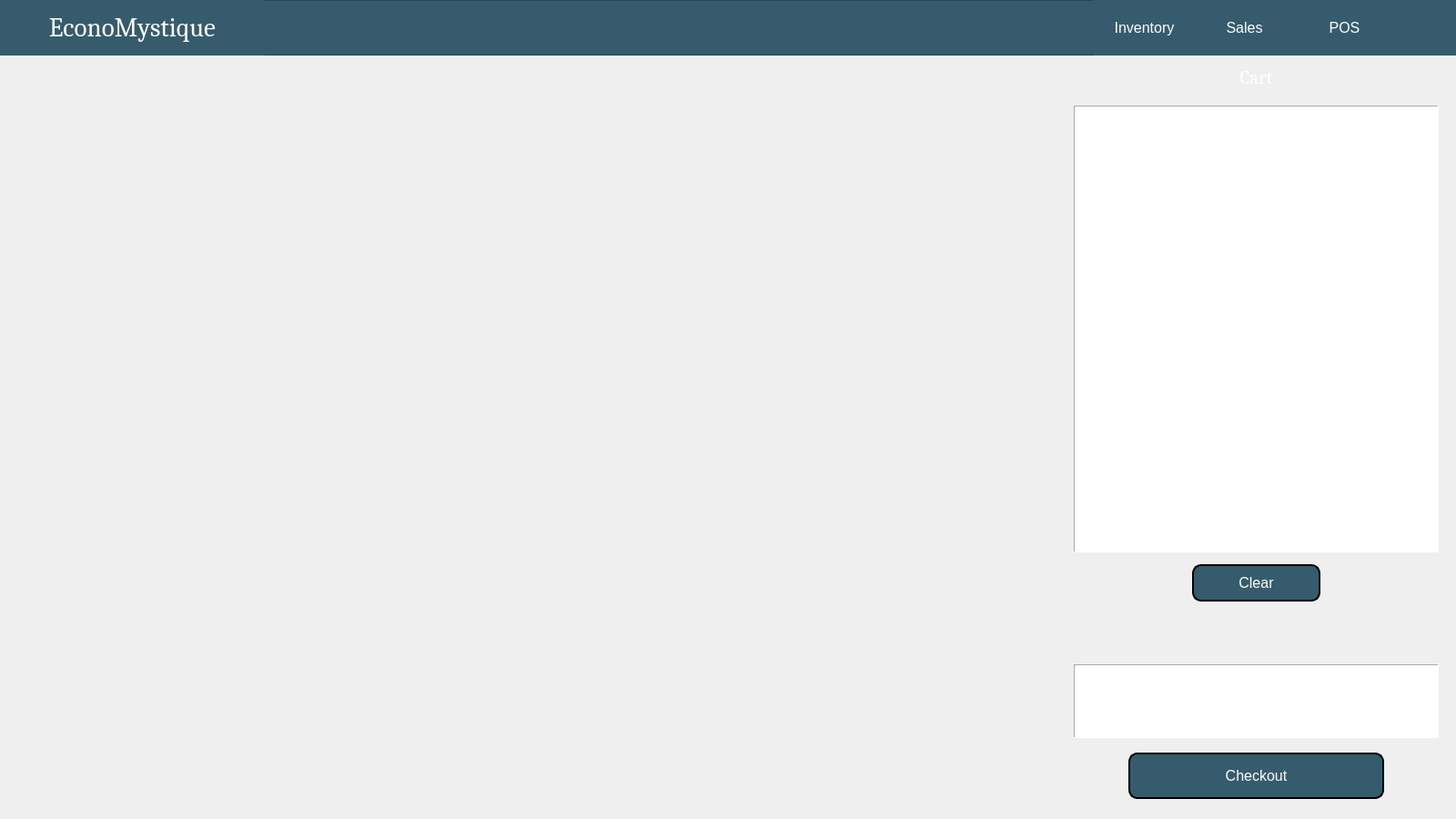
<?xml version="1.0" encoding="UTF-8"?>
<ui version="4.0">
 <class>pos</class>
 <widget class="QWidget" name="pos">
  <property name="geometry">
   <rect>
    <x>0</x>
    <y>0</y>
    <width>1600</width>
    <height>900</height>
   </rect>
  </property>
  <property name="windowTitle">
   <string>EconoMystique</string>
  </property>
  <property name="windowIcon">
   <iconset>
    <normaloff>img/econoLogo2.png</normaloff>img/econoLogo2.png</iconset>
  </property>
  <property name="styleSheet">
   <string notr="true">color: black;</string>
  </property>
  <widget class="QWidget" name="gridLayoutWidget">
   <property name="geometry">
    <rect>
     <x>20</x>
     <y>70</y>
     <width>1111</width>
     <height>811</height>
    </rect>
   </property>
   <layout class="QGridLayout" name="gridProducts">
    <property name="spacing">
     <number>15</number>
    </property>
   </layout>
  </widget>
  <widget class="QPushButton" name="btnClear">
   <property name="geometry">
    <rect>
     <x>1310</x>
     <y>620</y>
     <width>141</width>
     <height>41</height>
    </rect>
   </property>
   <property name="font">
    <font>
     <pointsize>12</pointsize>
    </font>
   </property>
   <property name="styleSheet">
    <string notr="true">QPushButton{
	background: #365b6d;
	color: white;
	border-style: outset;
	border-width: 2px;
	border-radius:10px;
	border-color: black;
}
QPushButton:hover {
    background-color: #53786d;
	border: 2px solid black;
}
QPushButton:pressed {
    border-style: inset;
    background-color: #365b6d;
}</string>
   </property>
   <property name="text">
    <string>Clear</string>
   </property>
  </widget>
  <widget class="QLabel" name="lblTotal">
   <property name="geometry">
    <rect>
     <x>1180</x>
     <y>730</y>
     <width>401</width>
     <height>81</height>
    </rect>
   </property>
   <property name="font">
    <font>
     <pointsize>11</pointsize>
    </font>
   </property>
   <property name="styleSheet">
    <string notr="true">background-color: white;</string>
   </property>
   <property name="frameShape">
    <enum>QFrame::Panel</enum>
   </property>
   <property name="frameShadow">
    <enum>QFrame::Sunken</enum>
   </property>
   <property name="text">
    <string/>
   </property>
  </widget>
  <widget class="QPushButton" name="btnCheckout">
   <property name="geometry">
    <rect>
     <x>1240</x>
     <y>827</y>
     <width>281</width>
     <height>51</height>
    </rect>
   </property>
   <property name="font">
    <font>
     <pointsize>12</pointsize>
    </font>
   </property>
   <property name="styleSheet">
    <string notr="true">QPushButton{
	background: #365b6d;
	color: white;
	border-style: outset;
	border-width: 2px;
	border-radius:10px;
	border-color: black;
}
QPushButton:hover {
    background-color: #53786d;
	border: 2px solid black;
}
QPushButton:pressed {
    border-style: inset;
    background-color: #365b6d;
}</string>
   </property>
   <property name="text">
    <string>Checkout</string>
   </property>
  </widget>
  <widget class="QLabel" name="label">
   <property name="geometry">
    <rect>
     <x>1180</x>
     <y>70</y>
     <width>401</width>
     <height>31</height>
    </rect>
   </property>
   <property name="font">
    <font>
     <family>Cambria</family>
     <pointsize>16</pointsize>
     <weight>50</weight>
     <bold>false</bold>
    </font>
   </property>
   <property name="styleSheet">
    <string notr="true">color: white;</string>
   </property>
   <property name="text">
    <string>Cart</string>
   </property>
   <property name="alignment">
    <set>Qt::AlignCenter</set>
   </property>
  </widget>
  <widget class="QListView" name="cartList">
   <property name="geometry">
    <rect>
     <x>1180</x>
     <y>116</y>
     <width>401</width>
     <height>491</height>
    </rect>
   </property>
   <property name="font">
    <font>
     <pointsize>11</pointsize>
    </font>
   </property>
   <property name="styleSheet">
    <string notr="true">background: #ffffff</string>
   </property>
   <property name="frameShape">
    <enum>QFrame::Panel</enum>
   </property>
  </widget>
  <widget class="QFrame" name="frame">
   <property name="geometry">
    <rect>
     <x>0</x>
     <y>0</y>
     <width>1601</width>
     <height>61</height>
    </rect>
   </property>
   <property name="styleSheet">
    <string notr="true">background: #365b6d;</string>
   </property>
   <property name="frameShape">
    <enum>QFrame::StyledPanel</enum>
   </property>
   <property name="frameShadow">
    <enum>QFrame::Raised</enum>
   </property>
   <widget class="QPushButton" name="btnSales">
    <property name="geometry">
     <rect>
      <x>1312</x>
      <y>0</y>
      <width>111</width>
      <height>61</height>
     </rect>
    </property>
    <property name="font">
     <font>
      <pointsize>12</pointsize>
     </font>
    </property>
    <property name="cursor">
     <cursorShape>PointingHandCursor</cursorShape>
    </property>
    <property name="styleSheet">
     <string notr="true">QPushButton {
    background-color: #365b6d;
    color: white;
    border-radius: 50px;
}
QPushButton:hover {
    background-color: #5b8ca4;
}
QPushButton:pressed {
    border-style: inset;
    background-color: #365b6d;
}
</string>
    </property>
    <property name="text">
     <string>Sales</string>
    </property>
   </widget>
   <widget class="QPushButton" name="btnInventory">
    <property name="geometry">
     <rect>
      <x>1202</x>
      <y>0</y>
      <width>111</width>
      <height>61</height>
     </rect>
    </property>
    <property name="font">
     <font>
      <pointsize>12</pointsize>
     </font>
    </property>
    <property name="cursor">
     <cursorShape>PointingHandCursor</cursorShape>
    </property>
    <property name="styleSheet">
     <string notr="true">QPushButton {
    background-color: #365b6d;
    color: white;
    border-radius: 50px;
}
QPushButton:hover {
    background-color: #5b8ca4;
}
QPushButton:pressed {
    border-style: inset;
    background-color: #365b6d;
}
</string>
    </property>
    <property name="text">
     <string>Inventory</string>
    </property>
   </widget>
   <widget class="QPushButton" name="btnPOS">
    <property name="geometry">
     <rect>
      <x>1422</x>
      <y>0</y>
      <width>111</width>
      <height>61</height>
     </rect>
    </property>
    <property name="font">
     <font>
      <pointsize>12</pointsize>
     </font>
    </property>
    <property name="cursor">
     <cursorShape>PointingHandCursor</cursorShape>
    </property>
    <property name="styleSheet">
     <string notr="true">QPushButton {
    background-color: #365b6d;
    color: white;
    border-radius: 50px;
}
QPushButton:hover {
    background-color: #5b8ca4;
}
QPushButton:pressed {
    border-style: inset;
    background-color: #365b6d;
}
</string>
    </property>
    <property name="text">
     <string>POS</string>
    </property>
   </widget>
   <widget class="QPushButton" name="btnAccount">
    <property name="geometry">
     <rect>
      <x>1530</x>
      <y>0</y>
      <width>71</width>
      <height>61</height>
     </rect>
    </property>
    <property name="cursor">
     <cursorShape>PointingHandCursor</cursorShape>
    </property>
    <property name="styleSheet">
     <string notr="true">QPushButton {
    background-color: #365b6d;
    color: white;
    border-radius: 50px;
}
QPushButton:hover {
    background-color: #5b8ca4;
}
QPushButton:pressed {
    border-style: inset;
    background-color: #365b6d;
}
</string>
    </property>
    <property name="text">
     <string/>
    </property>
    <property name="icon">
     <iconset>
      <selectedon>img/pfBtn.png</selectedon>
     </iconset>
    </property>
    <property name="iconSize">
     <size>
      <width>50</width>
      <height>50</height>
     </size>
    </property>
   </widget>
   <widget class="QPushButton" name="btnDashboard">
    <property name="geometry">
     <rect>
      <x>0</x>
      <y>0</y>
      <width>291</width>
      <height>61</height>
     </rect>
    </property>
    <property name="font">
     <font>
      <family>Cambria</family>
      <pointsize>22</pointsize>
     </font>
    </property>
    <property name="cursor">
     <cursorShape>PointingHandCursor</cursorShape>
    </property>
    <property name="styleSheet">
     <string notr="true">QPushButton {
    background-color: #365b6d;
    color: white;
    border-radius: 50px;
}
QPushButton:hover {
    background-color: #5b8ca4;
}
QPushButton:pressed {
    border-style: inset;
    background-color: #365b6d;
}
</string>
    </property>
    <property name="text">
     <string>EconoMystique</string>
    </property>
    <property name="icon">
     <iconset>
      <normaloff>img/econologo_transparent_cropped.png</normaloff>img/econologo_transparent_cropped.png</iconset>
    </property>
    <property name="iconSize">
     <size>
      <width>30</width>
      <height>30</height>
     </size>
    </property>
   </widget>
  </widget>
 </widget>
 <resources/>
 <connections/>
</ui>
